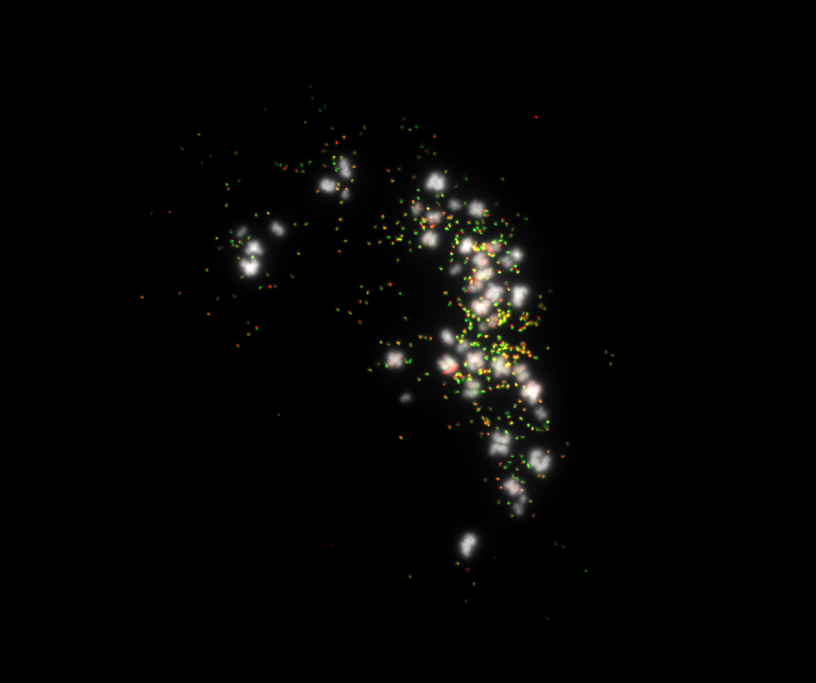
#> input picture data/fish_rgb.tif, 2448 x 2048 px (shown at 1/3 size)
$ jupyter execute Notebook_2B_Exercises_Solutions.ipynb
#> lines starting #> are read from the running program, lines starting #| are printed output that depends on the picture; after the words box and inside, x2 and y2 are one past the last pixel; in counts of white or black regions, pixels touching at a corner belong together
[](https://colab.research.google.com/github/PooryaBehnamie/bioimage-analysis-notebooks/blob/main/Notebook_2B_Exercises_Solutions.ipynb)

# Notebook 2B: Exercises + Solutions
This notebook contains **worked solutions** to the exercises from Notebook 2, using the example FISH image in `data/`.

Each solution includes **code** and a short **explanation** so you can follow the reasoning. Try the exercises yourself first!

[cell 1]
# --- Setup: works locally and on Google Colab ---
import sys
from pathlib import Path

if "google.colab" in sys.modules and not Path("data").exists():
    # On Colab, fetch the repository so the example data is available
    !git clone -q https://github.com/PooryaBehnamie/bioimage-analysis-notebooks.git
    %cd bioimage-analysis-notebooks

DATA_DIR = Path("data")                      # example images shipped with the repo
OUT_DIR = Path("outputs"); OUT_DIR.mkdir(exist_ok=True)   # anything we save goes here (git-ignored)

import matplotlib
matplotlib.rcParams["figure.dpi"] = 72       # keeps saved notebooks small; raise for sharper figures

import numpy as np
import matplotlib.pyplot as plt
import cv2
from skimage import io, color, img_as_float, filters, measure, segmentation

rgb_path, dapi_path = DATA_DIR / "fish_rgb.tif", DATA_DIR / "fish_dapi.tif"

### Exercise 1: Image I/O
Load the RGB and DAPI images with Matplotlib, scikit-image and OpenCV, then compare shapes, dtypes, ranges and channel order.

[cell 2]
loaders = {
    "matplotlib":   lambda p: plt.imread(p),
    "scikit-image": lambda p: io.imread(p),
    "opencv":       lambda p: cv2.imread(str(p), cv2.IMREAD_UNCHANGED),
}
imgs = {}
for name, load in loaders.items():
    for kind, p in [("rgb", rgb_path), ("dapi", dapi_path)]:
        a = load(p)
        imgs[(name, kind)] = a
        print(f"{name:>12} {kind:>4}: shape={a.shape}, dtype={a.dtype}, range=({a.min()}, {a.max()})")
#> this loop made 3 passes
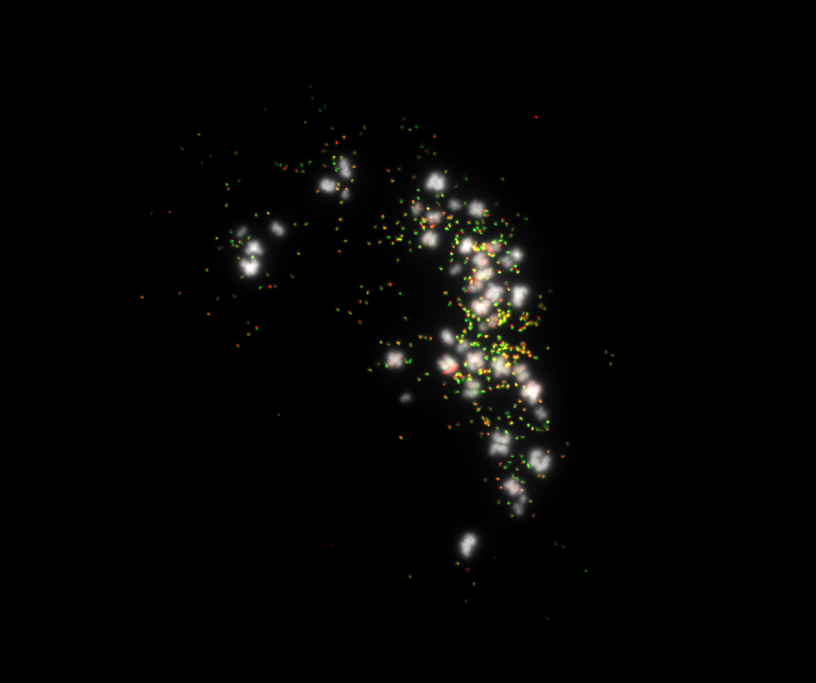
#> input picture data/fish_rgb.tif, 2448 x 2048 px (shown at 1/3 size)
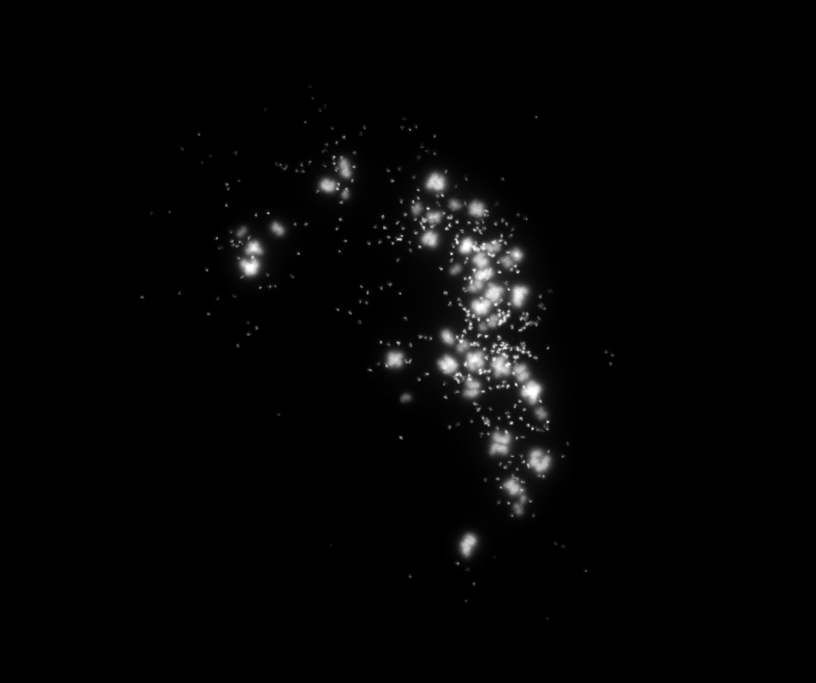
#> input picture data/fish_dapi.tif, 2448 x 2048 px (shown at 1/3 size)
#> a is the input picture: shape (2048, 2448); min 0, max 255, mean 4.7

# Channel order: OpenCV returns BGR, so reversing its channels should match scikit-image exactly
print("\nOpenCV BGR reversed == scikit-image RGB:",
      np.array_equal(imgs[("opencv", "rgb")][..., ::-1], imgs[("scikit-image", "rgb")]))

**Explanation:** All three loaders return the same pixel values and dtype (`uint8`) for these files. The only difference is OpenCV's **BGR** channel order. Note that `plt.imread` returns floats in `[0, 1]` for PNG files, so always check `dtype` after loading.

### Exercise 2: Arrays & dtypes
Inspect the DAPI image, convert it to `uint16` and `float`, brighten each safely, and plot histograms (inside the ROI).

[cell 3]
dapi = imgs[("scikit-image", "dapi")]
roi = dapi > 0
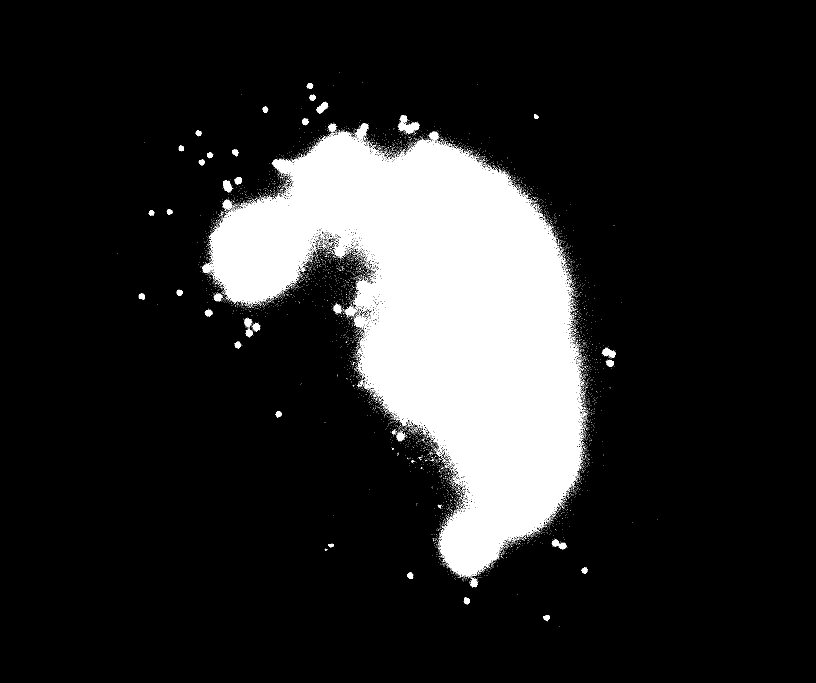
#> roi: shape (2048, 2448) bool (shown at 1/3 size); 14.3% white; 9762 white regions (9675 under 20 px), largest, box (x1, y1, x2, y2) and area: (606, 394, 1750, 1732) 684009, (1195, 346, 1258, 401) 1534, (1066, 370, 1107, 419) 889
print("Shape:", dapi.shape, "| dtype:", dapi.dtype, "| min/max:", dapi.min(), dapi.max())
#| Shape: (2048, 2448) | dtype: uint8 | min/max: 0 255

u16 = dapi.astype(np.uint16) * 257          # 0..255 -> 0..65535 (257 = 65535/255)
f   = img_as_float(dapi)                    # 0..1

# Safe brightening: do the math in a wider type, then clip back into the valid range
u8_bright  = np.clip(dapi.astype(np.int16) + 40, 0, 255).astype(np.uint8)
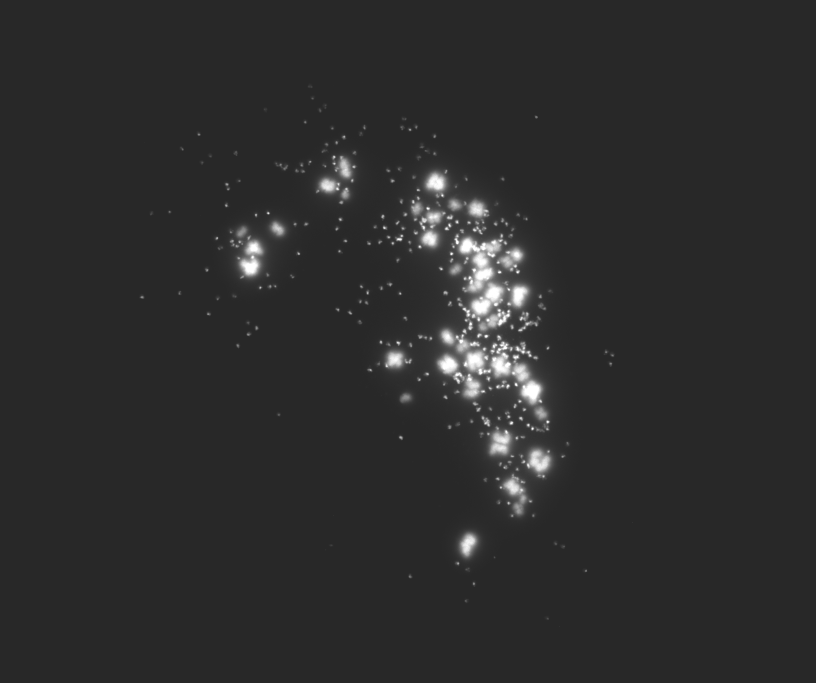
#> u8_bright: shape (2048, 2448) (shown at 1/3 size); min 40, max 255, mean 44.7
u16_bright = np.clip(u16.astype(np.int32) + 40 * 257, 0, 65535).astype(np.uint16)
f_bright   = np.clip(f + 40 / 255, 0, 1)
print("Brightened maxima:", u8_bright.max(), u16_bright.max(), round(f_bright.max(), 3))
#| Brightened maxima: 255 65535 1.0

fig, axs = plt.subplots(1, 2, figsize=(12, 4))
axs[0].hist(dapi.ravel(), bins=64);      axs[0].set_title("All pixels (dominated by zeros)")
axs[1].hist(dapi[roi].ravel(), bins=64); axs[1].set_title("ROI pixels only")
for ax in axs: ax.set_xlabel("intensity")
plt.tight_layout(); plt.show()
#> after `plt.tight_layout()`:
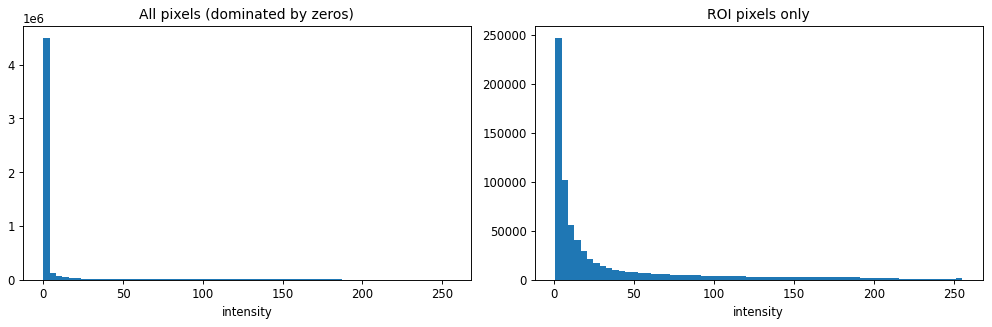
#> figure drawn by matplotlib, 2 panels; panel 1: tallest bar 4502380 high, from x = 0 to 3.98; panel 2: tallest bar 246903 high, from x = 1 to 4.97

**Explanation:** Adding 40 to a `uint8` pixel of 250 would wrap to 34. Converting to a wider type first and clipping avoids this. The histogram of *all* pixels is dominated by the black background outside the ROI, which hides the distribution you care about.

### Exercise 3: Color spaces
Convert to grayscale and HSV, plot H, S, V, and threshold **S** instead of V.

[cell 4]
rgb = imgs[("scikit-image", "rgb")]
#> rgb is the input picture: shape (2048, 2448, 3); mean R, G, B 4.9, 4.8, 4
hsv = color.rgb2hsv(rgb)
#> hsv: shape (2048, 2448, 3) float64; mean of channels 0, 1, 2 0.00625, 0.0116, 0.0206
H, S, V = hsv[..., 0], hsv[..., 1], hsv[..., 2]
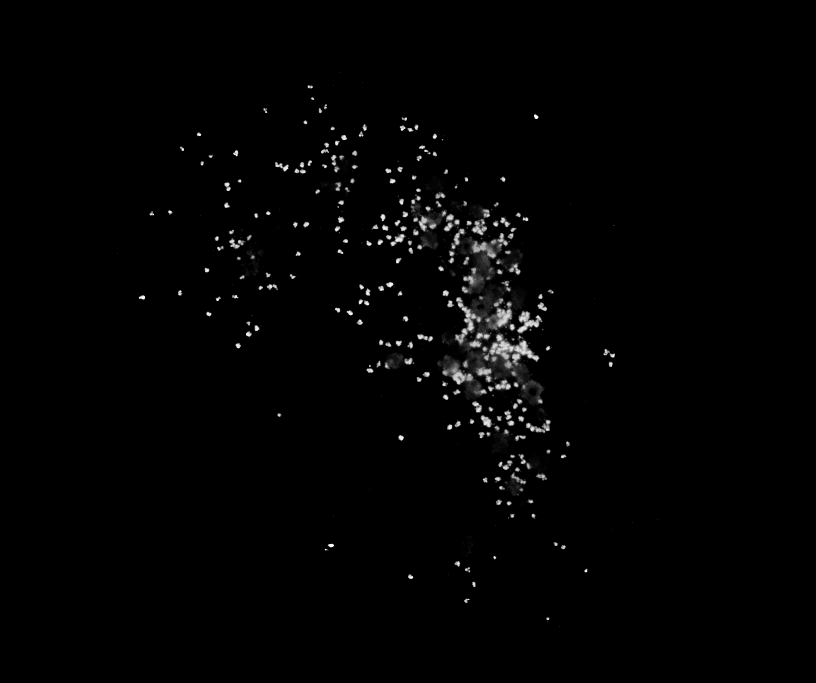
#> S: shape (2048, 2448) float64 (shown at 1/3 size); min 0, max 1, mean 0.0116

ys, xs = slice(700, 1100), slice(1250, 1650)          # zoom window
roi_mask = dapi > 0
s_thr = filters.threshold_otsu(S[roi_mask])
#> s_thr = 0.338
s_mask = (S > s_thr) & roi_mask
#> s_mask: shape (2048, 2448) bool; 1.4% white; 526 white regions (255 under 20 px), largest, box (x1, y1, x2, y2) and area: (1467, 1003, 1618, 1106) 6023, (1366, 891, 1445, 1033) 3077, (1466, 923, 1536, 990) 2307

fig, axs = plt.subplots(1, 5, figsize=(25, 5))
axs[0].imshow(rgb[ys, xs]);                    axs[0].set_title("RGB (zoom)")
axs[1].imshow(H[ys, xs], cmap="hsv");          axs[1].set_title("Hue")
axs[2].imshow(S[ys, xs], cmap="gray");         axs[2].set_title("Saturation")
axs[3].imshow(V[ys, xs], cmap="gray");         axs[3].set_title("Value")
axs[4].imshow(s_mask[ys, xs], cmap="gray");    axs[4].set_title(f"S > {s_thr:.2f} (Otsu, ROI)")
for ax in axs: ax.axis("off")
plt.tight_layout(); plt.show()
#> after `plt.tight_layout()`:
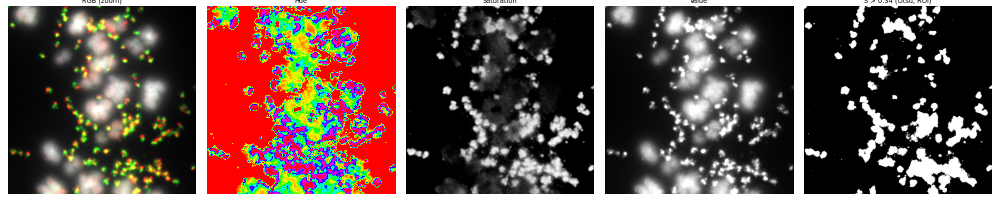
#> figure drawn by matplotlib, 5 panels

**Explanation:** Thresholding **V** (brightness) picks up both the bright chromosomes and the probe spots. Thresholding **S** (saturation) favors the **colored probe spots**, because gray has near-zero saturation. It is not a perfect separator, though. The chromosomes in this composite are slightly tinted by nearby probe light, so the S mask also includes hazy regions around spot clusters. Subtracting the blue channel (Notebook 2) isolates the probes more cleanly. Hue is noisy wherever saturation is low, since the color of a gray pixel is undefined.

### Exercise 4: Masking & overlays
Create an Otsu mask from DAPI, apply it with NumPy and OpenCV, and draw the mask outline on the RGB image.

[cell 5]
thr = filters.threshold_otsu(dapi)
#> thr = 68
mask = dapi > thr
#> mask: shape (2048, 2448) bool; 2.4% white; 276 white regions (76 under 20 px), largest, box (x1, y1, x2, y2) and area: (1362, 701, 1589, 995) 28761, (1311, 986, 1629, 1217) 28543, (712, 719, 791, 835) 5600

masked_np = rgb.copy(); masked_np[~mask] = 0                                  # NumPy
masked_cv = cv2.bitwise_and(rgb, rgb, mask=(mask * 255).astype(np.uint8))      # OpenCV
print("NumPy and OpenCV masking identical:", np.array_equal(masked_np, masked_cv))
#| NumPy and OpenCV masking identical: True

outline = segmentation.mark_boundaries(rgb[ys, xs], mask[ys, xs], color=(0, 1, 1))
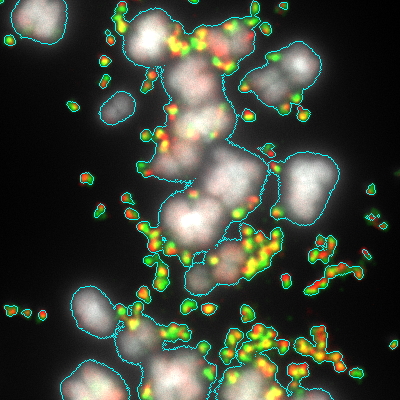
#> outline: shape (400, 400, 3) float64; mean R, G, B 0.245, 0.271, 0.221

fig, axs = plt.subplots(1, 3, figsize=(18, 6))
axs[0].imshow(mask[ys, xs], cmap="gray"); axs[0].set_title(f"Otsu DAPI mask (thr={thr:.0f})")
axs[1].imshow(masked_cv[ys, xs]);         axs[1].set_title("Masked RGB (cv2.bitwise_and)")
axs[2].imshow(outline);                   axs[2].set_title("Mask outline on RGB")
for ax in axs: ax.axis("off")
plt.tight_layout(); plt.show()
#> after `plt.tight_layout()`:
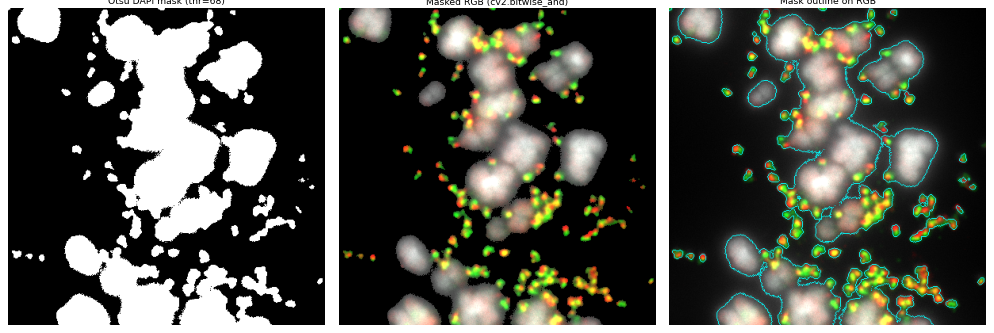
#> figure drawn by matplotlib, 3 panels

**Explanation:** Both methods give identical results. The outline makes the problem from Notebook 2 visible: the Otsu DAPI mask hugs the chromosomes and cuts off many of the probe spots between them.

### Exercise 5: Connected components
Detect **red (ERBB2)** and **green (MYC)** spots separately, compare OpenCV and scikit-image, and filter small blobs.

[cell 6]
rgb16 = rgb.astype(np.int16)
channels = {
    "ERBB2 (red)":  np.clip(rgb16[..., 0] - rgb16[..., 2], 0, 255).astype(np.uint8),
    "MYC (green)":  np.clip(rgb16[..., 1] - rgb16[..., 2], 0, 255).astype(np.uint8),
}
min_area = 10
fig, axs = plt.subplots(1, 2, figsize=(14, 7))
for ax, (name, sig) in zip(axs, channels.items()):
    t = filters.threshold_otsu(sig[roi_mask])
    binary = ((sig > t) & roi_mask).astype(np.uint8)

    n_cv, lab_cv, stats, _ = cv2.connectedComponentsWithStats(binary, connectivity=8)
    lab_sk = measure.label(binary, connectivity=2)
    areas_sk = np.array([p.area for p in measure.regionprops(lab_sk)])
    areas_cv = stats[1:, cv2.CC_STAT_AREA]

    kept = (areas_sk >= min_area).sum()
    print(f"{name}: OpenCV {n_cv - 1} objects, scikit-image {lab_sk.max()} objects, "
          f"same areas: {np.array_equal(np.sort(areas_cv), np.sort(areas_sk))}, kept >= {min_area}px: {kept}")

    ax.imshow(color.label2rgb(lab_sk[ys, xs], bg_label=0)); ax.set_title(f"{name}: labels (zoom)"); ax.axis("off")
#> this loop made 2 passes
#> (name, t, n_cv, kept) on passes 1 to 2: ('ERBB2 (red)', 64, 416, 286), ('MYC (green)', 56, 352, 294)
#| ERBB2 (red): OpenCV 415 objects, scikit-image 415 objects, same areas: True, kept >= 10px: 286
#| MYC (green): OpenCV 351 objects, scikit-image 351 objects, same areas: True, kept >= 10px: 294
#> pass 1, `binary = ((sig > t) & roi_mask).astype(np.uint8)`:
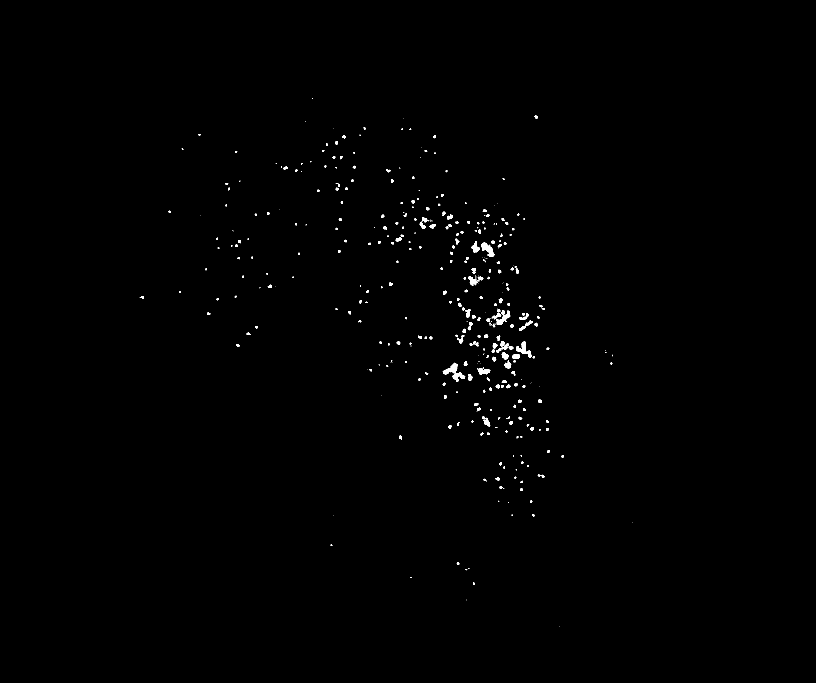
#> binary: shape (2048, 2448) (shown at 1/3 size); values 0 (black) and 1 (white), 0.42% white; 415 white regions (163 under 20 px), largest, box (x1, y1, x2, y2) and area: (1444, 728, 1484, 771) 828, (1548, 1024, 1596, 1072) 808, (1487, 930, 1531, 975) 767
#> after the loop: lab_sk: shape (2048, 2448) int64; 352 distinct labels, from 0 to 351
plt.tight_layout(); plt.show()
#> after `plt.tight_layout()`:
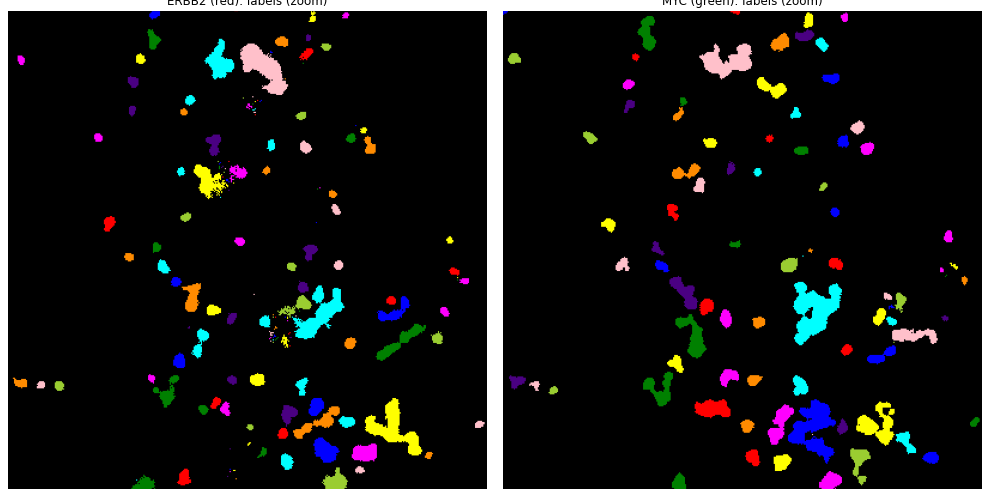
#> figure drawn by matplotlib, 2 panels
